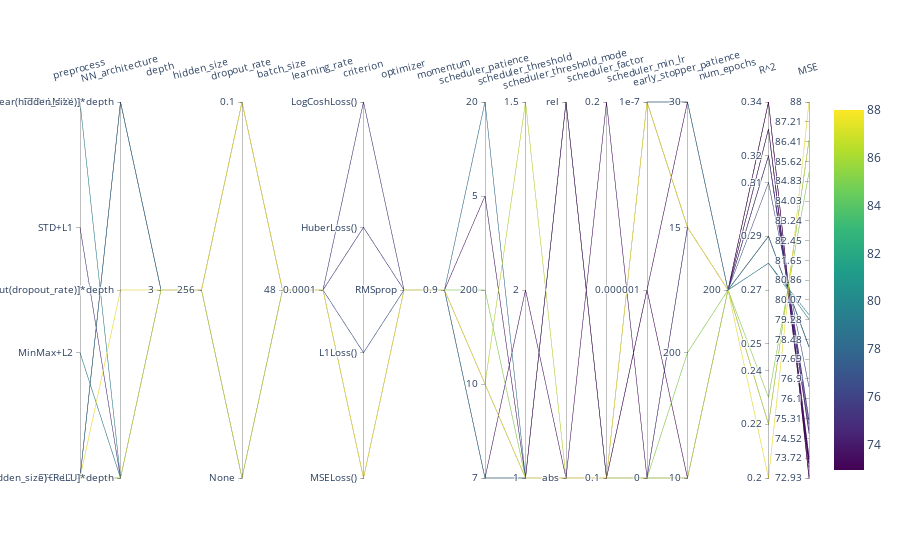

This figure's notebook cell:
### Code cell
import plotly.graph_objects as go

df = pd.read_csv("2_output_old_proportions.csv").drop("ID", axis=1)

df["R^2"] = df["R^2"].round(2)
df["MSE"] = df["MSE"].round(2)

for col in df.columns:
    if col not in ["R^2", "MSE"]:
        df[col] = df[col].fillna("None")
        df[col] = df[col].astype("object")

dimensions = []

for col in df.select_dtypes(include="object"):
    if col not in ["R^2", "MSE"]:
        unique_dict = {i: num for num, i in enumerate(df[col].unique())}
        df[col] = df[col].map(unique_dict)
        dimensions.append(
            dict(label=str(col), values=df[col], tickvals=list(unique_dict.values()), ticktext=list(unique_dict.keys()))
        )

for col in ["R^2", "MSE"]:
    dimensions.append(dict(label=str(col), values=df[col]))

fig = go.Figure(
    data=go.Parcoords(
        line=dict(color=df["MSE"], colorscale="viridis", showscale=True), dimensions=dimensions, labelangle=-15
    )
)

fig.update_traces(
    dimensions=[
        {**d, **{"tickvals": np.round(np.linspace(min(d["values"]), max(d["values"]), len(np.unique(d["values"]))), 2)}}
        for d in fig.to_dict()["data"][0]["dimensions"]
    ]
)

# fig.update_layout(
#     paper_bgcolor="floralwhite",
# )

fig.show()

### Figure 1 — Plotly figure (JSON) as saved in the notebook; plotly's stock layout.template omitted (floating-point values rounded to 4 significant figures)
{"data": [{"dimensions": [{"label": "preprocess", "ticktext": ["STD+L2", "MinMax+L2", "STD+L1", "STD+LMAX"], "tickvals": [0, 1, 2, 3], "values": [0, 0, 0, 0, 0, 0, 0, 0, 0, 0, 0, 0, 0, 0, 0, 0, 0, 1, 2, 3, 0, 0, 0, 0]}, {"label": "NN_architecture", "ticktext": ["[Linear(hidden_size)+ReLU]*depth", "[Linear(hidden_size)+ReLU+Dropout(dropout_rate)]*depth", "[Linear(hidden_size)]*depth"], "tickvals": [0, 1, 2], "values": [0, 0, 0, 0, 0, 0, 0, 0, 0, 0, 0, 0, 0, 0, 0, 0, 0, 0, 0, 0, 1, 2, 2, 2]}, {"label": "depth", "ticktext": [3], "tickvals": [0], "values": [0, 0, 0, 0, 0, 0, 0, 0, 0, 0, 0, 0, 0, 0, 0, 0, 0, 0, 0, 0, 0, 0, 0, 0]}, {"label": "hidden_size", "ticktext": [256], "tickvals": [0], "values": [0, 0, 0, 0, 0, 0, 0, 0, 0, 0, 0, 0, 0, 0, 0, 0, 0, 0, 0, 0, 0, 0, 0, 0]}, {"label": "dropout_rate", "ticktext": ["None", 0.1], "tickvals": [0, 1], "values": [0, 0, 0, 0, 0, 0, 0, 0, 0, 0, 0, 0, 0, 0, 0, 0, 0, 0, 0, 0, 1, 1, 1, 1]}, {"label": "batch_size", "ticktext": [48], "tickvals": [0], "values": [0, 0, 0, 0, 0, 0, 0, 0, 0, 0, 0, 0, 0, 0, 0, 0, 0, 0, 0, 0, 0, 0, 0, 0]}, {"label": "learning_rate", "ticktext": [0.0001], "tickvals": [0], "values": [0, 0, 0, 0, 0, 0, 0, 0, 0, 0, 0, 0, 0, 0, 0, 0, 0, 0, 0, 0, 0, 0, 0, 0]}, {"label": "criterion", "ticktext": ["MSELoss()", "L1Loss()", "HuberLoss()", "LogCoshLoss()"], "tickvals": [0, 1, 2, 3], "values": [0, 0, 0, 0, 0, 0, 0, 0, 0, 0, 0, 0, 0, 1, 2, 3, 0, 0, 0, 0, 0, 0, 0, 0]}, {"label": "optimizer", "ticktext": ["RMSprop"], "tickvals": [0], "values": [0, 0, 0, 0, 0, 0, 0, 0, 0, 0, 0, 0, 0, 0, 0, 0, 0, 0, 0, 0, 0, 0, 0, 0]}, {"label": "momentum", "ticktext": [0.9], "tickvals": [0], "values": [0, 0, 0, 0, 0, 0, 0, 0, 0, 0, 0, 0, 0, 0, 0, 0, 0, 0, 0, 0, 0, 0, 0, 0]}, {"label": "scheduler_patience", "ticktext": [7, 10, 200, 5, 20], "tickvals": [0, 1, 2, 3, 4], "values": [0, 0, 1, 1, 2, 1, 3, 0, 1, 0, 0, 0, 0, 0, 0, 0, 0, 1, 1, 1, 1, 0, 1, 4]}, {"label": "scheduler_threshold", "ticktext": [1, 2, 1.5], "tickvals": [0, 1, 2], "values": [0, 1, 0, 2, 0, 0, 0, 0, 0, 0, 0, 0, 0, 0, 0, 0, 0, 0, 0, 0, 0, 0, 0, 0]}, {"label": "scheduler_threshold_mode", "ticktext": ["abs", "rel"], "tickvals": [0, 1], "values": [0, 0, 0, 0, 0, 0, 0, 1, 1, 0, 0, 0, 0, 0, 0, 0, 1, 0, 0, 0, 0, 0, 0, 0]}, {"label": "scheduler_factor", "ticktext": [0.1, 0.2], "tickvals": [0, 1], "values": [0, 0, 0, 0, 0, 0, 0, 0, 0, 1, 0, 0, 0, 0, 0, 0, 0, 0, 0, 0, 0, 0, 0, 0]}, {"label": "scheduler_min_lr", "ticktext": [0, 1e-06, 1e-07], "tickvals": [0, 1, 2], "values": [0, 0, 0, 0, 0, 0, 0, 0, 0, 0, 1, 1, 2, 2, 2, 2, 2, 2, 2, 2, 2, 2, 2, 2]}, {"label": "early_stopper_patience", "ticktext": [10, 200, 15, 30], "tickvals": [0, 1, 2, 3], "values": [0, 0, 0, 0, 1, 2, 0, 0, 2, 0, 0, 3, 3, 3, 3, 3, 3, 2, 2, 2, 2, 3, 3, 3]}, {"label": "num_epochs", "ticktext": [200], "tickvals": [0], "values": [0, 0, 0, 0, 0, 0, 0, 0, 0, 0, 0, 0, 0, 0, 0, 0, 0, 0, 0, 0, 0, 0, 0, 0]}, {"label": "R^2", "tickvals": [0.2, 0.22, 0.24, 0.25, 0.27, 0.29, 0.31, 0.32, 0.34], "values": [0.34, 0.33, 0.22, 0.22, 0.23, 0.32, 0.33, 0.33, 0.33, 0.33, 0.34, 0.34, 0.34, 0.31, 0.32, 0.32, 0.33, 0.28, 0.32, 0.28, 0.2, 0.29, 0.29, 0.29]}, {"label": "MSE", "tickvals": [72.93, 73.72, 74.52, 75.31, 76.1, 76.9, 77.69, 78.48, 79.28, 80.07, 80.86, 81.65, 82.45, 83.24, 84.03, 84.83, 85.62, 86.41, 87.21, 88], "values": [72.95, 73.69, 86.46, 86.46, 85.18, 74.85, 73.68, 73.77, 73.51, 73.35, 73.01, 73.01, 72.93, 76.58, 75.27, 75.09, 73.77, 79.29, 74.71, 79.47, 88, 78.19, 78.18, 78.19]}], "labelangle": -15, "line": {"color": [72.95, 73.69, 86.46, 86.46, 85.18, 74.85, 73.68, 73.77, 73.51, 73.35, 73.01, 73.01, 72.93, 76.58, 75.27, 75.09, 73.77, 79.29, 74.71, 79.47, 88, 78.19, 78.18, 78.19], "colorscale": [[0, "#440154"], [0.1111, "#482878"], [0.2222, "#3e4989"], [0.3333, "#31688e"], [0.4444, "#26828e"], [0.5556, "#1f9e89"], [0.6667, "#35b779"], [0.7778, "#6ece58"], [0.8889, "#b5de2b"], [1, "#fde725"]], "showscale": true}, "type": "parcoords"}], "layout": {}}
